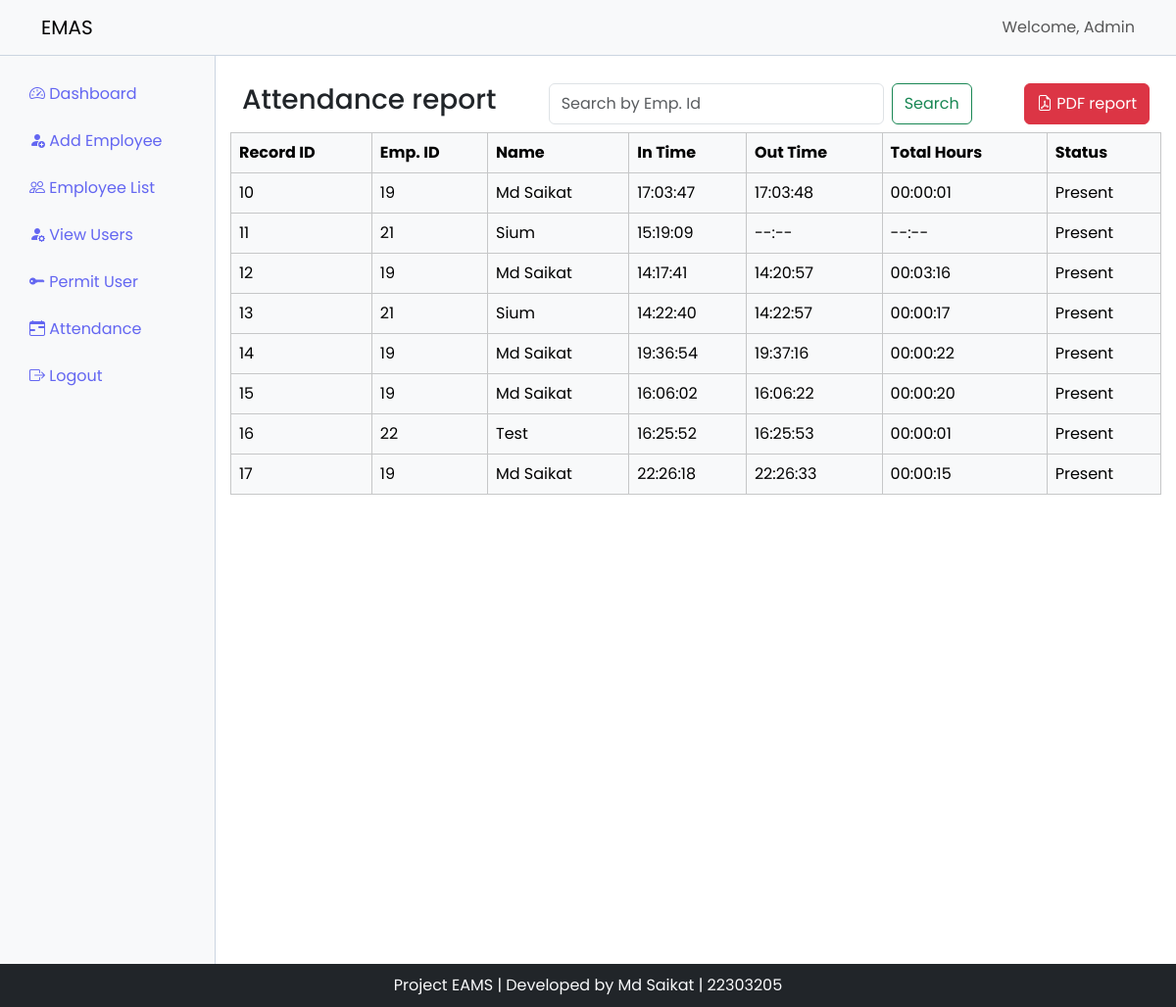
Page /attendance.php (signed in) on the committed database.
### tables this page shows
CREATE TABLE `tb_attendance` (
  `record_id` int(50) NOT NULL,
  `employee_id` int(50) NOT NULL,
  `date` date NOT NULL,
  `in_time` time DEFAULT NULL,
  `out_time` time DEFAULT NULL,
  `total_hours` time DEFAULT NULL,
  `status` varchar(50) NOT NULL
);

CREATE TABLE `tb_employee` (
  `emp_id` int(11) NOT NULL,
  `emp_name` varchar(90) NOT NULL,
  `emp_phone` int(11) NOT NULL,
  `emp_address` varchar(255) NOT NULL,
  `emp_salary` int(10) NOT NULL,
  `emp_gender` varchar(10) NOT NULL
);

### attendance.php (the view, shortened to what this page needs)
<?php include('header.php');?>
<div class="container">
        <div class="row">
            <div class="d-flex flex-row justify-content-between mt-2 mb-2">
                <h3>Attendance report</h3>
                    <form class="d-flex" role="search" method="GET">
                    <input class="form-control me-2" type="search" placeholder="Search by Emp. Id" aria-label="Search" name="id">
                    <button class="btn btn-outline-success" type="submit">Search</button>
                    </form>
                    <button class="btn btn-danger" type="submit" id="download"><i class="bi bi-file-earmark-pdf"></i> PDF report</button>
            </div>
            <table class="table table-bordered table-hover table-light" id="report">
                <thead>
                    <tr>
                        <th>Record ID</th>
                        <th>Emp. ID</th>
                        <th>Name</th>
                        <th>In Time</th>
                        <th>Out Time</th>
                        <th>Total Hours</th>
                        <th>Status</th>
                    </tr>
                </thead>
                <tbody>
                <?php
                    if(isset($_GET['id']) && !empty($_GET['id'])){
                        $id = $_GET['id'];
                        $sql = "SELECT * FROM tb_attendance as attendance left join tb_employee as emp on attendance.employee_id = emp.emp_id where emp.emp_id =" . $id;
                    }
                    else{
                        $sql = "SELECT * FROM tb_attendance as attendance left join tb_employee as emp on attendance.employee_id = emp.emp_id";
                    }
                    $res = mysqli_query(
                        $conn, $sql
                    );
                    while($rows=$res->fetch_assoc())
                    {
                ?>
                    <tr>
                        <td><?php echo $rows["record_id"]; ?></td>
                        <td><?php echo $rows["employee_id"]; ?></td>
                        <td><?php echo $rows["emp_name"]; ?></td>
                        <td><?php echo $rows["in_time"]; ?></td>
                        <td><?php echo ($rows["out_time"] != NULL) ? $rows["out_time"] : "--:--"; ?></td>
                        <td><?php echo ($rows["total_hours"] != NULL) ? $rows["total_hours"] : "--:--"; ?></td>
                        <td><?php echo $rows["status"]; ?></td>
                    </tr>
                <?php } ; ?>
                </tbody>
            </table>
        </div>
    </div>
<?php include('footer.php');?>

### header.php (shortened to what this page needs)
<!DOCTYPE html>
<html lang="en">
<head>
    <link rel="stylesheet" href="https://cdn.jsdelivr.net/npm/bootstrap-icons@1.11.3/font/bootstrap-icons.min.css">
    <link href="https://cdn.jsdelivr.net/npm/bootstrap@5.3.3/dist/css/bootstrap.min.css" rel="stylesheet">
    <link rel="stylesheet" href="css/style.css">
</head>
<body>
<header>
    <nav class="navbar navbar-expand-sm navbar-light bg-light sticky-top">
        <div class="container">
            <a class="navbar-brand" href="#">EMAS</a>
            <span class="navbar-text text-capitalize"> Welcome, <?php echo $_SESSION['username']; ?></span>
        </div>
    </nav>
</header>
<div class="d-flex flex-column justify-content-between">
<?php include('sidebar.php'); ?>
    <aside class="right-side">
    <section id="main">

### sidebar.php
<aside class="left-side sidebar-canvas bg-light">
    <section id="sidebar mt-3">
        <ul class="sidebar-menu">
            <li class="link-item"><a href="/emas_project/dashboard.php"?><i class="bi bi-speedometer2"></i> Dashboard</a></li>
            <li class="link-item"><a href="/emas_project/add_employee.php"><i class="bi bi-person-fill-add"></i> Add Employee</a></li>
            <li class="link-item"><a href="/emas_project/view.php"><i class="bi bi-people"></i> Employee List</a></li>
            <li class="link-item"><a href="/emas_project/users.php"><i class="bi bi-person-fill-gear"></i> View Users</a></li>
            <li class="link-item"><a href="/emas_project/add_user.php"><i class="bi bi-key-fill"></i> Permit User</a></li>
            <li class="link-item"><a href="/emas_project/attendance.php"><i class="bi bi-calendar-range"></i> Attendance</a></li>
            <li class="link-item"><a href="/emas_project/logout.php"><i class="bi bi-box-arrow-right"></i> Logout</a></li>
        </ul>
    </section>
</aside>

### footer.php (shortened to what this page needs)
</section>
</aside>
</div>
<footer class="footer bg-dark text-light text-center">
<span>Project EAMS | Developed by Md Saikat | 22303205 </span>
</footer>
</body>
</html>

### css/style.css (style rules this page uses)
body { margin: 0; padding: 0; font-family: 'Poppins', sans-serif; }
.footer { position: fixed; bottom: 0; width: 100%; padding: 10px; }
.left-side { position: absolute; width: 220px; min-height: 100%; border-right: 1px solid rgb(203 213 225); }
.sidebar-menu { padding: 15px; list-style: none; }
.sidebar-menu > li > a { padding: 12px 5px 12px 15px; display: block; text-decoration: none; color: rgb(99 102 241); transition: background-color 0.3s ease; }
.right-side { margin-left: 220px; min-height: 100%; display: block; }
#main { padding: 20px 15px; }
header { border-bottom: 1px solid rgb(203 213 225); }
td { text-transform: capitalize; }

### rows in the picture
tb_attendance: record_id "10", employee "19", employee.emp_name "Md Saikat", in_time "17:03:47", out_time "17:03:48", total_hours "00:00:01", status "Present"
tb_attendance: record_id "11", employee "21", employee.emp_name "Sium", in_time "15:19:09", status "Present"
tb_attendance: record_id "12", employee "19", employee.emp_name "Md Saikat", in_time "14:17:41", out_time "14:20:57", total_hours "00:03:16", status "Present"
tb_attendance: record_id "13", employee "21", employee.emp_name "Sium", in_time "14:22:40", out_time "14:22:57", total_hours "00:00:17", status "Present"
tb_attendance: record_id "14", employee "19", employee.emp_name "Md Saikat", in_time "19:36:54", out_time "19:37:16", total_hours "00:00:22", status "Present"
tb_attendance: record_id "15", employee "19", employee.emp_name "Md Saikat", in_time "16:06:02", out_time "16:06:22", total_hours "00:00:20", status "Present"
tb_attendance: record_id "16", employee "22", employee.emp_name "Test", in_time "16:25:52", out_time "16:25:53", total_hours "00:00:01", status "Present"
tb_attendance: record_id "17", employee "19", employee.emp_name "Md Saikat", in_time "22:26:18", out_time "22:26:33", total_hours "00:00:15", status "Present"

### other values in the picture
$_SESSION['username'] "Admin"
